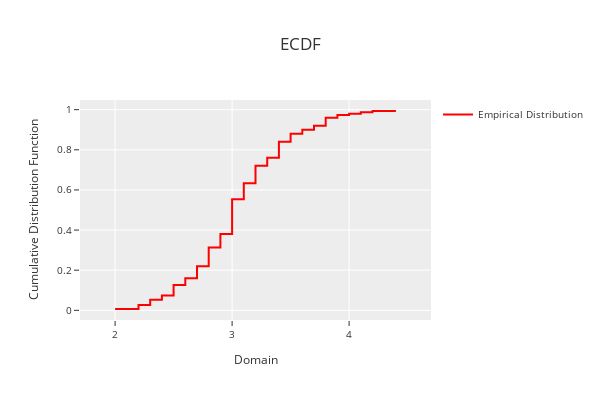

The code cell stored with this chart in its notebook:
### Code cell
phitter_cont.plot_ecdf()

### Figure 1 — Plotly figure (JSON) as saved in the notebook; plotly's stock layout.template omitted (floating-point values rounded to 4 significant figures)
{"data": [{"line": {"color": "rgba(255,0,0,1)", "width": 2}, "mode": "lines", "name": "Empirical Distribution", "showlegend": true, "type": "scatter", "x": [2, 2.2, 2.2, 2.3, 2.3, 2.4, 2.4, 2.5, 2.5, 2.6, 2.6, 2.7, 2.7, 2.8, 2.8, 2.9, 2.9, 3, 3, 3.1, 3.1, 3.2, 3.2, 3.3, 3.3, 3.4, 3.4, 3.5, 3.5, 3.6, 3.6, 3.7, 3.7, 3.8, 3.8, 3.9, 3.9, 4, 4, 4.1, 4.1, 4.2, 4.2, 4.4], "y": [0.006667, 0.006667, 0.02667, 0.02667, 0.05333, 0.05333, 0.07333, 0.07333, 0.1267, 0.1267, 0.16, 0.16, 0.22, 0.22, 0.3133, 0.3133, 0.38, 0.38, 0.5533, 0.5533, 0.6333, 0.6333, 0.72, 0.72, 0.76, 0.76, 0.84, 0.84, 0.88, 0.88, 0.9, 0.9, 0.92, 0.92, 0.96, 0.96, 0.9733, 0.9733, 0.98, 0.98, 0.9867, 0.9867, 0.9933, 0.9933]}], "layout": {"height": 400, "legend": {"font": {"size": 10}, "orientation": "v", "title": {"font": {"size": 10}}, "xanchor": "left", "y": 1, "yanchor": "auto"}, "title": {"text": "ECDF"}, "width": 600, "xaxis": {"range": [1.7, 4.7], "tickfont": {"size": 10}, "title": {"font": {"size": 12}, "text": "Domain"}}, "yaxis": {"tickfont": {"size": 10}, "title": {"font": {"size": 12}, "text": "Cumulative Distribution Function"}}}}
